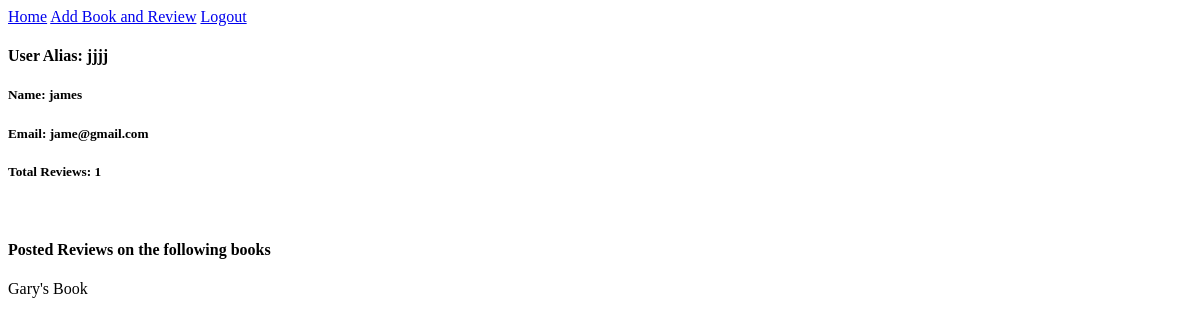
The page /users/2 on the database its author committed.
### DojoReads_app/models.py (models this page shows)
class User(models.Model):
    name = models.CharField(max_length=255)
    alias = models.CharField(max_length=255)
    email = models.CharField(max_length=255)
    password = models.CharField(max_length=255)
    created_at = models.DateTimeField(auto_now_add=True)
    updated_at = models.DateTimeField(auto_now=True)
    objects = UserManager()

class Review(models.Model):
    books = models.ForeignKey(Book, related_name = "book", on_delete = models.CASCADE)
    ratings = models.IntegerField()
    user_reviewer = models.ForeignKey(User, related_name="reviewers", on_delete = models.CASCADE)
    created_at = models.DateTimeField(auto_now_add=True)
    updated_at = models.DateTimeField(auto_now=True)
    written_review = models.TextField()

class Book(models.Model):
    title = models.CharField(max_length=255)
    author = models.ForeignKey(Author, related_name="books_written", on_delete=models.CASCADE)
    uploaded_by = models.ForeignKey(User, related_name="books_uploaded", on_delete = models.CASCADE)
    created_at = models.DateTimeField(auto_now_add=True)
    updated_at = models.DateTimeField(auto_now=True)

### DojoReads_app/views.py (the view)
# urls.py: path('users/<int:user_val>', views.view_this_user), # viewing the user page
def view_this_user(request, user_val):
    ok_user = User.objects.get(id = user_val)
    reviews = Review.objects.filter(user_reviewer= ok_user)
    int_reviews = Review
    context = {
        "this_user": ok_user,
        "book_I_review": reviews
    }
    return render(request, "viewUser.html", context)

### DojoReads_app/templates/viewUser.html (shortened to what this page needs)
<!DOCTYPE html>
<html lang="en">
<head>
    {% load static %}
    <link rel="stylesheet" href="{% static 'css/style.css' %}">
</head>
<body>
<a href="/success/{{ this_user.id }}">Home</a>
<a href="/books/add">Add Book and Review</a>
<a href="/logoutUser">Logout</a>
<h4>User Alias: {{ this_user.alias }} </h4>
<h5>Name: {{ this_user.name }}</h5>
<h5>Email: {{ this_user.email }}</h5>
<h5>Total Reviews: {{ book_I_review|length}}</h5>
<br>
<h4>Posted Reviews on the following books</h4>
    {% for book_review in book_I_review %}
        <p> {{ book_review.books.title }}</p>
    {% endfor %}
</body>
</html>

### rows shown on the page
User: alias "jjjj", name "james", email "jame@gmail.com"
Review: books "Gary's Book"

### other values the page prints
{{ book_I_review|length }} "1"
